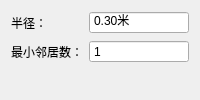
          <widget class="QWidget" name="pageRadius">
           <layout class="QFormLayout" name="formLayoutRadius">
            <item row="0" column="0">
             <widget class="QLabel" name="labelRadius">
              <property name="text">
               <string>半径：</string>
              </property>
             </widget>
            </item>
            <item row="0" column="1">
             <widget class="QDoubleSpinBox" name="spinRadius">
              <property name="buttonSymbols">
               <enum>QAbstractSpinBox::ButtonSymbols::NoButtons</enum>
              </property>
              <property name="suffix">
               <string>米</string>
              </property>
              <property name="minimum">
               <double>0.050000000000000</double>
              </property>
              <property name="maximum">
               <double>1.000000000000000</double>
              </property>
              <property name="singleStep">
               <double>0.010000000000000</double>
              </property>
              <property name="value">
               <double>0.300000000000000</double>
              </property>
             </widget>
            </item>
            <item row="1" column="1">
             <widget class="QSpinBox" name="spinRadiusMinNeighbors">
              <property name="buttonSymbols">
               <enum>QAbstractSpinBox::ButtonSymbols::NoButtons</enum>
              </property>
              <property name="minimum">
               <number>1</number>
              </property>
              <property name="maximum">
               <number>20</number>
              </property>
             </widget>
            </item>
            <item row="1" column="0">
             <widget class="QLabel" name="labelRadiusMinNeighbors">
              <property name="text">
               <string>最小邻居数：</string>
              </property>
             </widget>
            </item>
           </layout>
          </widget>
